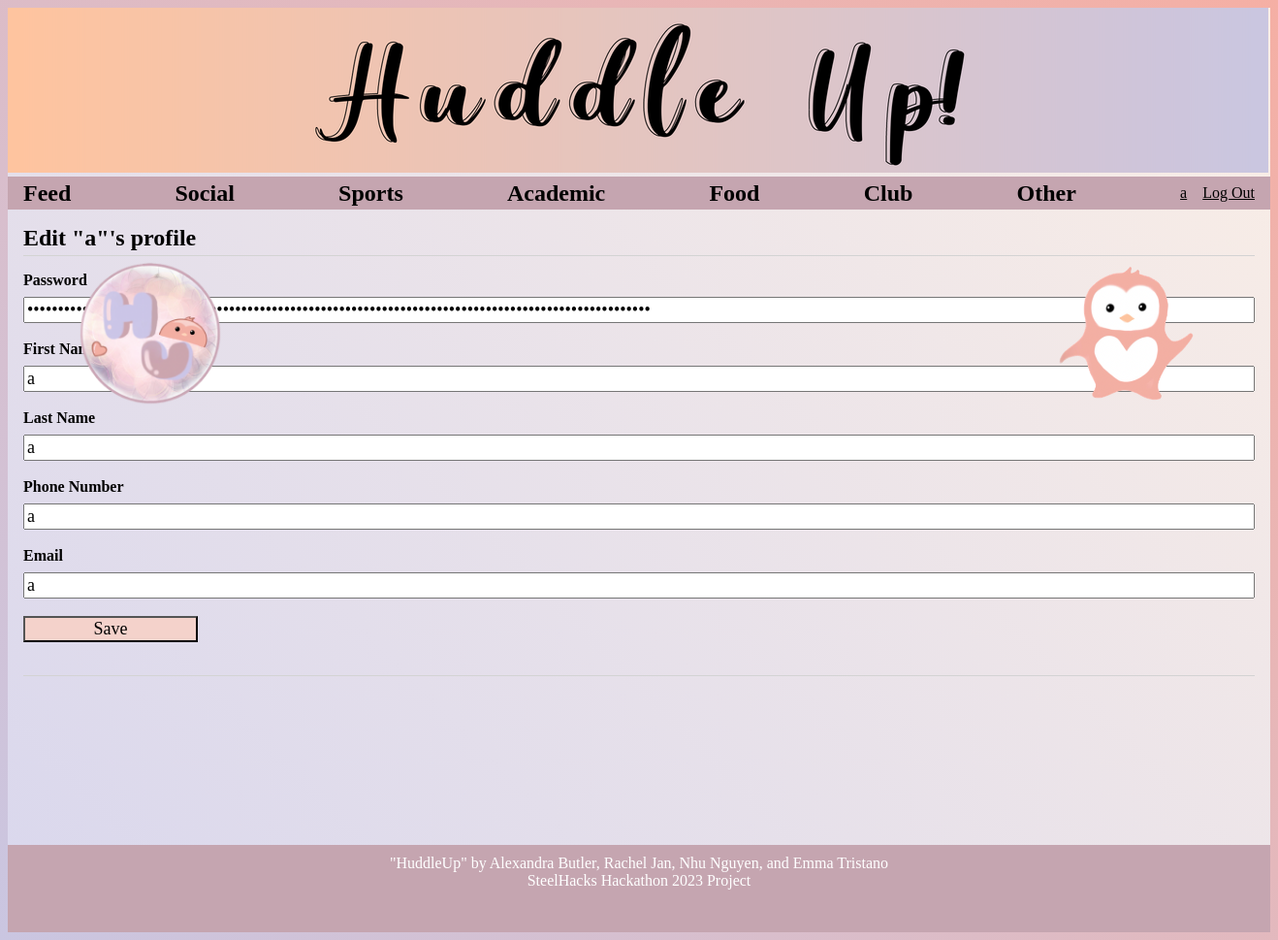
Page /1/p_update (signed in) on the committed database.
### tables this page shows
CREATE TABLE user (
  id INTEGER PRIMARY KEY AUTOINCREMENT,
  username TEXT UNIQUE NOT NULL,
  password TEXT NOT NULL,
  first_name TEXT NOT NULL,
  last_name TEXT NOT NULL,
  phone_num TEXT NOT NULL,
  email TEXT NOT NULL
);

### flaskr/blog.py (the view, shortened to what this page needs)
@bp.route('/<int:id>/p_update', methods=('GET', 'POST'))
@login_required
def p_update(id, check_author=True):
    user = get_user(id)
    if check_author and user['id'] != g.user['id']:
        abort(403)
    return render_template('blog/p_update.html', user=user)

### flaskr/auth.py (called while the page is built)
@bp.before_app_request
def load_logged_in_user():
    user_id = session.get('user_id')
    if user_id is None:
        g.user = None
    else:
        g.user = get_db().execute(
            'SELECT * FROM user WHERE id = ?', (user_id,)
        ).fetchone()

def login_required(view):
    @functools.wraps(view)
    def wrapped_view(**kwargs):
        if g.user is None:
            return redirect(url_for('auth.login'))
        return view(**kwargs)
    return wrapped_view

### flaskr/blog.py (called while the page is built)
def get_user(id):
    user = get_db().execute(
        'SELECT u.id, username, password, first_name, last_name, phone_num, email'
        ' FROM user u'
        ' WHERE u.id = ?',
        (id,)
    ).fetchone()
    if user is None:
        return 'none'
    return user

### flaskr/db.py (called while the page is built)
def get_db():
    if 'db' not in g:
        g.db = sqlite3.connect(
            current_app.config['DATABASE'],
            detect_types=sqlite3.PARSE_DECLTYPES
        )
        g.db.row_factory = sqlite3.Row
    return g.db

### flaskr/templates/blog/p_update.html
{% extends 'base.html' %}
{% block header %}
<h1>{% block title %}Edit "{{ user['username'] }}"'s profile{% endblock %}</h1>
{% endblock %}
{% block content %}
<form method="post">
    <label for="password">Password</label>
    <input type="password" name="password" id="password" value="{{ request.form['password'] or user['password'] }}"
        required>
    <label for="first_name">First Name</label>
    <input name="first_name" id="first_name" value="{{ request.form['first_name'] or user['first_name'] }}" required>
    <label for="last_name">Last Name</label>
    <input type="last_name" name="last_name" id="last_name" value="{{ request.form['last_name'] or user['last_name'] }}"
        required>
    <label for="phone_num">Phone Number</label>
    <input type="phone_num" name="phone_num" id="phone_num" value="{{ request.form['phone_num'] or user['phone_num'] }}"
        required>
    <label for="email">Email</label>
    <input name="email" name="email" id="email" value="{{ request.form['email'] or user['email'] }}" required>
    <input type="submit" value="Save">
</form>
<hr>
{% endblock %}

### flaskr/templates/base.html (shortened to what this page needs)
<!doctype html>
<html lang='en'>
<link rel="stylesheet" href="{{ url_for('static', filename='style.css') }}">
<body>
    <div class="banner"><img src="../static/home2.png" alt="home image"></div>
    <img src="../static/penguin.png" alt="penguin image" width="150" height="150"
        style="float:right;position:absolute;text-align:right;bottom:550px;right:80px;"></div>
    <img src="../static/icon.png" alt="icon" width="150" height="150"
        style="float:left;position:absolute;text-align:left;bottom:550px;left:80px;"></div>
</body>
<nav>
    <h1><a href="/">Feed</a></h1>
    <h1><a href="{{ url_for('blog.filter_post', filter_name='#Social') }}">Social</a></h1>
    <h1><a href="{{ url_for('blog.filter_post', filter_name='#Sports') }}">Sports</a></h1>
    <h1><a href="{{ url_for('blog.filter_post', filter_name='#Academic') }}">Academic</a></h1>
    <h1><a href="{{ url_for('blog.filter_post', filter_name='#Food') }}">Food</a></h1>
    <h1><a href="{{ url_for('blog.filter_post', filter_name='#Club') }}">Club</a></h1>
    <h1><a href="{{ url_for('blog.filter_post', filter_name='#Other') }}">Other</a></h1>
    <ul>
        {% if g.user %}
        <li><a href="{{ url_for('blog.profile', id=g.user['id']) }}">{{ g.user['username'] }}</a>
        <li><a href="{{ url_for('auth.logout') }}">Log Out</a>
            {% else %}
        <li><a href="{{ url_for('auth.register') }}">Register</a>
        <li><a href="{{ url_for('auth.login') }}">Log In</a>
            {% endif %}
    </ul>
</nav>
<section class="content">
    <header>
        {% block header %}{% endblock %}
    </header>
    {% block content %}{% endblock %}
</section>
<div>
    <footer id="footer">
        <p>"HuddleUp" by Alexandra Butler, Rachel Jan, Nhu Nguyen, and Emma Tristano</p>
        <p>SteelHacks Hackathon 2023 Project</p>
    </footer>
</div>
</html>

### flaskr/static/style.css (style rules this page uses)
* { font-family: "Gill Sans"; }
.banner { text-align: left; padding-left: 0; padding-top: 0; padding-bottom: 0; }
html { font-family: sans-serif; background: linear-gradient(45deg, #CAC6E1, #F5AFA4); }
body { background: linear-gradient(45deg, #D9D7ED, #FAEEE6); }
h1 { color: black; }
a { color: black; }
hr { border: none; border-top: 1px solid lightgray; }
nav { background: #C5A5B0; display: flex; align-items: center; padding: 0 0.5rem; }
nav h1 { flex: auto; margin: 0; }
nav h1 a { text-decoration: none; padding: 0.25rem 0.5rem; }
nav ul { display: flex; list-style: none; margin: 0; padding: 0; }
nav ul li a, nav ul li span, header .action { display: block; padding: 0.5rem; }
.content { padding: 0 1rem 1rem; }
.content>header { border-bottom: 1px solid lightgray; display: flex; align-items: flex-end; }
.content>header h1 { flex: auto; margin: 1rem 0 0.25rem 0; }
.content form { margin: 1em 0; display: flex; flex-direction: column; }
.content label { font-weight: bold; margin-bottom: 0.5em; }
.content input, .content textarea { margin-bottom: 1em; font-size: large; background-color: linear-gradient(45deg, #efe1da, #dbd9ee); }
input[type=submit] { align-self: start; min-width: 10em; background-color: #f4d2cb; }
footer { text-align: center; margin: 0; height: 10vh; margin-top: 150px; padding-top: 10px; padding-bottom: 0px; position: relative; background-color: #C5A5B0; color: white; overflow: auto; font-size: medium; }
footer p { margin: 0; padding: 0; }

### rows in the picture
user: user.username "a", username "a", first_name "a", last_name "a", phone_num "a", email "a"
